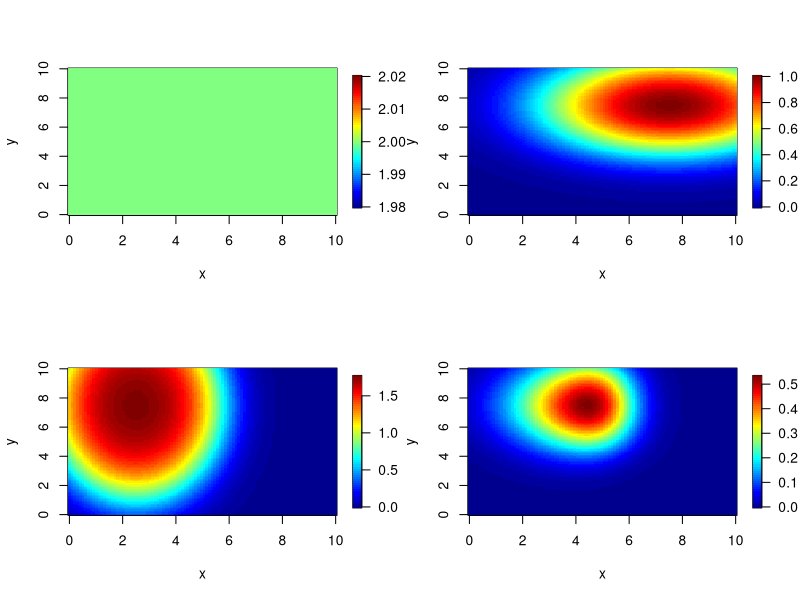
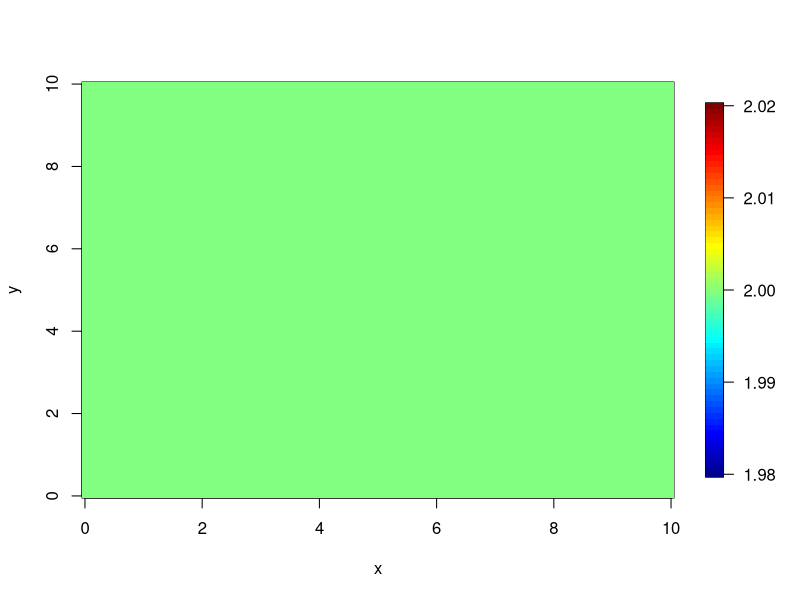
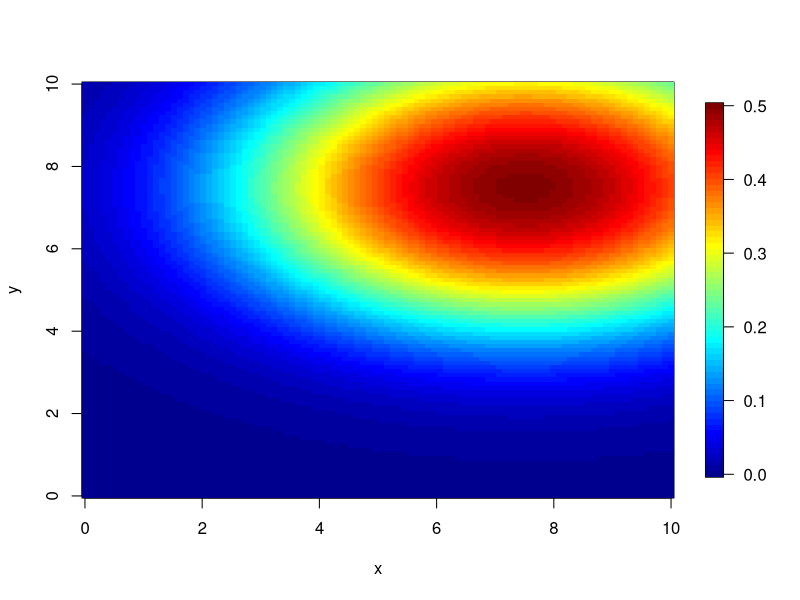
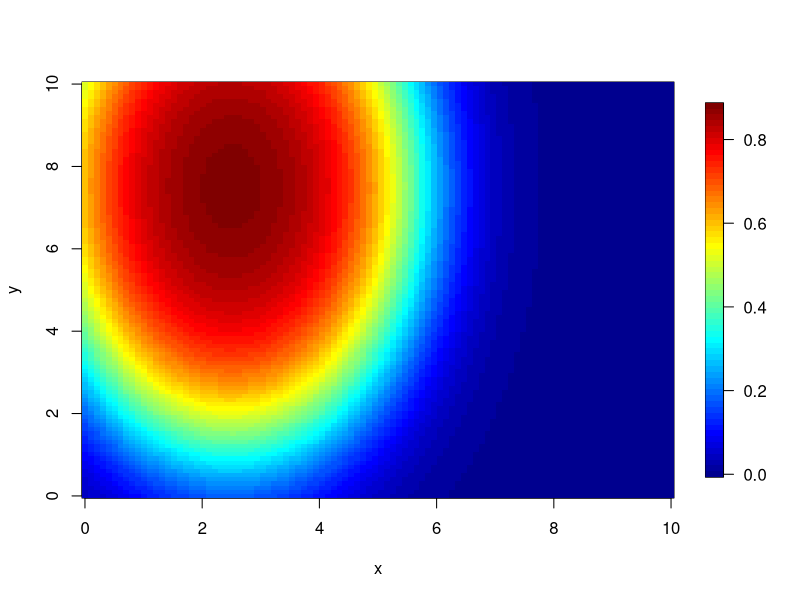
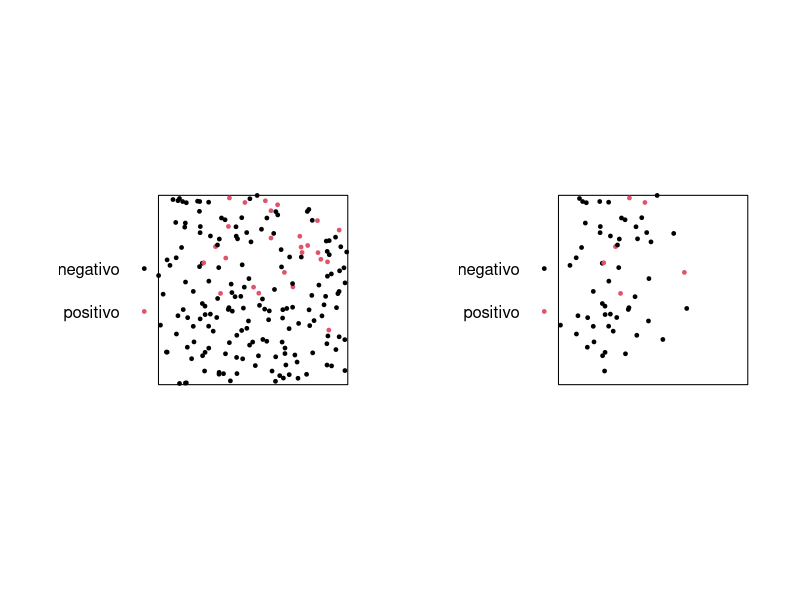
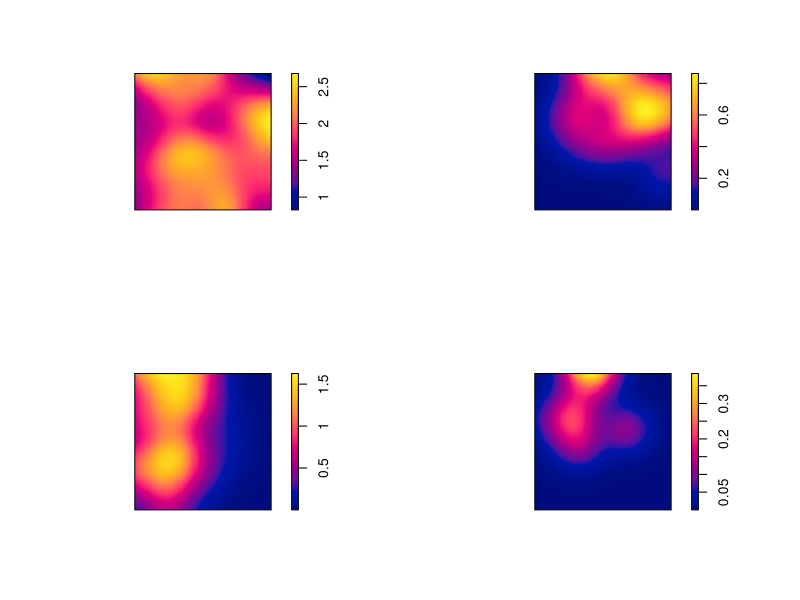
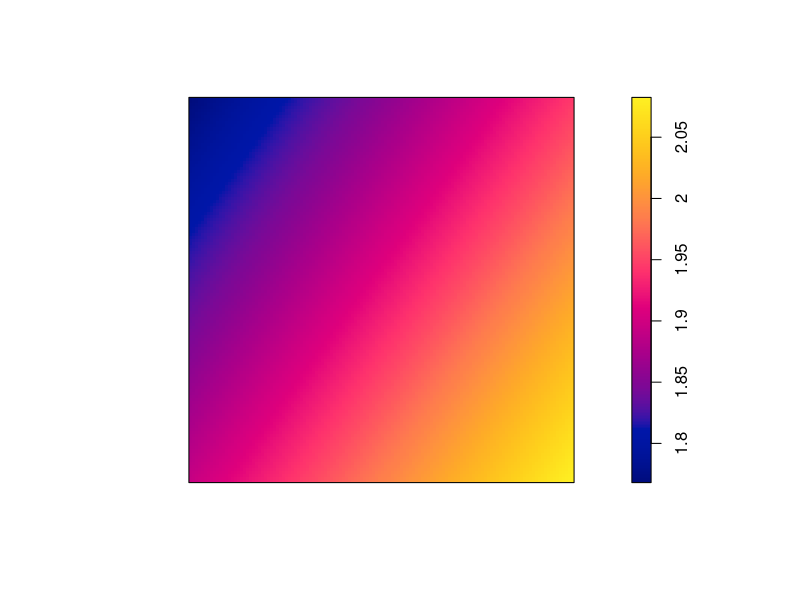
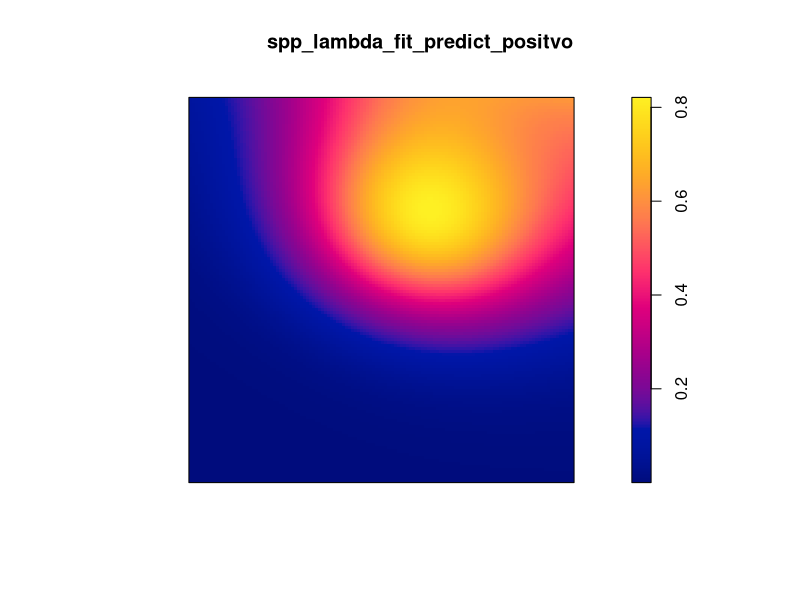

R code for these plots, in order:
library(spatstat)
library(fields)
library(mgcv)
library(psych)
library(pracma)
library(splines)
#=#=#=#=#=#=#=#=#=#=#=#=#=#=#=#=#=#=#=#=#=#=#=#=#=#=#=#=#=#=#=#=#=#=#=#
#=#=# Densidad poblacional homogenea, riesgo espacial variable, muestreo aleatorio no homogeneo
h_theta <- 7.5
k_theta <- 7.5
a_theta <- -1/16
b_theta <- -1/8
c_theta <- 0
h_pi <- 2.5
k_pi <- 7.5
a_pi <- -1/4
b_pi <- -1/16
c_pi <- 2

#=#=#=#=#=#=#=#=#=#=#=#=#=#=#=#=#=#=#=#=#=#=#=#=#=#=#=#=#=#=#=#=#=#=#=#

lambda_fun <- function(x,y){
  return(rep(2,length(x)))}
theta_fun <- function(x,y){
  return(1/(1+exp(-(c_theta+a_theta* (x-h_theta)^2+b_theta*(y-k_theta)^2))))}
pi_fun <- function(x,y){
  return(1/(1+exp(-(c_pi+a_pi * (x-h_pi)^2+b_pi*(y-k_pi)^2))))}

#=#=#=#=#=#=#=#=#=#=#=#=#=#=#=#=#=#=#=#=#=#=#=#=#=#=#=#=#=#=#=#=#=#=#=#

lambda_theta_fun <- function(x,y){
  return( lambda_fun(x,y) * theta_fun(x,y))}
lambda_pi_fun <- function(x,y){
  return( lambda_fun(x,y) * pi_fun(x,y))}
lambda_theta_pi_fun <- function(x,y){
  return( lambda_fun(x,y) * theta_fun(x,y) * pi_fun(x,y))}

#=#=#=#=#=#=#=#=#=#=#=#=#=#=#=#=#=#=#=#=#=#=#=#=#=#=#=#=#=#=#=#=#=#=#=#

grid <- expand.grid(seq(0, 10, length.out = 100),
                    seq(0, 10, length.out = 100))

imagen_plot <- function(z) {
  fields::image.plot(seq(0, 10, length.out = 100),
                     seq(0, 10, length.out = 100),
                     matrix(z, 100, 100),
                     xlab = "x", ylab = "y", main = "")
}

#=#=#=#=#=#=#=#=#=#=#=#=#=#=#=#=#=#=#=#=#=#=#=#=#=#=#=#=#=#=#=#=#=#=#=#

x11()
par(mfrow = c(2, 2))
z <- lambda_fun(grid[,1],grid[,2])
imagen_plot(z)
z <- lambda_theta_fun(grid[,1],grid[,2])
imagen_plot(z)
z <- lambda_pi_fun(grid[,1],grid[,2])
imagen_plot(z)
z <- lambda_theta_pi_fun(grid[,1],grid[,2])
imagen_plot(z)
x11()
z <- lambda_fun(grid[,1],grid[,2])
imagen_plot(z)
x11()
z <- theta_fun(grid[,1],grid[,2])
imagen_plot(z)
x11()
z <- pi_fun(grid[,1],grid[,2])
imagen_plot(z)

#=#=#=#=#=#=#=#=#=#=#=#=#=#=#=#=#=#=#=#=#=#=#=#=#=#=#=#=#=#=#=#=#=#=#=#

set.seed(123)
win <- owin(xrange = c(0, 10), yrange = c(0, 10))
spp <- rpoispp(lambda = 2, win = win)
props <- theta_fun(spp$x,spp$y)
marks(spp) <- factor(sapply(props, function(x) rbinom(1, 1, x)),
                     labels = c("negativo","positivo"),levels = c(0,1))
#props <- c(negativo = 0.30, positivo = 0.8)[spp$marks]
#Este se descomenta para Caso-Control y la siguiente linea para muestreo aleatorio
props <- pi_fun(spp$x,spp$y)
spp_sample <- spp[sapply(props, function(x) rbinom(1, 1, x)) == 1]

#=#=#=#=#=#=#=#=#=#=#=#=#=#=#=#=#=#=#=#=#=#=#=#=#=#=#=#=#=#=#=#=#=#=#=#

x11()
par(mfrow = c(1, 2))
plot(spp, cols=c(1:2), pch = 19, cex=0.5, main="")
plot(spp_sample, cols=c(1:2), pch = 19, cex=0.5, main="")
x11()
par(mfrow = c(2, 2))
plot(density(spp), main = "")
plot(density(spp[spp$marks=="positivo"]), main = "")
plot(density(spp_sample), main = "")
plot(density(spp_sample[spp_sample$marks=="positivo"]), main = "")

#=#=#=#=#=#=#=#=#=#=#=#=#=#=#=#=#=#=#=#=#=#=#=#=#=#=#=#=#=#=#=#=#=#=#=#

N_1 <- sum(spp$marks=="positivo") 
N_0 <- sum(spp$marks=="negativo")
n_1 <- sum(spp_sample$marks=="positivo") 
n_0 <- sum(spp_sample$marks=="negativo")
N_1/ (N_1 + N_0)
n_1/ (n_1 + n_0)
rho <- (n_1*N_0)/(N_1*n_0)
alfa <- (n_1/n_0)*(1+(N_0/N_1))

#=#=#=#=#=#=#=#=#=#=#=#=#=#=#=#=#=#=#=#=#=#=#=#=#=#=#=#=#=#=#=#=#=#=#

temporal <- marks(spp)
marks(spp) <- NULL
spp_lambda_fit <- ppm(spp ~ s(x,y,k=6), use.gam=TRUE)
summary(spp_lambda_fit)
spp_lambda_fit_predict <- predict(spp_lambda_fit)
x11()
plot(spp_lambda_fit_predict,xlab = "x", ylab = "y", zlab="", main = "")
marks(spp) <- temporal
rm(temporal)

#=#=#=#=#=#=#=#=#=#=#=#=#=#=#=#=#=#=#=#=#=#=#=#=#=#=#=#=#=#=#=#=#=#=#

spp_positvo <- spp[spp$marks=="positivo"]
spp_negativo <- spp[spp$marks=="negativo"]
marks(spp_positvo) <- NULL
marks(spp_negativo) <- NULL
spp_lambda_fit_positvo <- ppm(spp_positvo ~ s(x,y,k=6), use.gam=TRUE)
spp_lambda_fit_negativo <- ppm(spp_negativo ~ s(x,y,k=6), use.gam=TRUE)
spp_lambda_fit_predict_positvo <- predict(spp_lambda_fit_positvo)
spp_lambda_fit_predict_negativo <- predict(spp_lambda_fit_negativo)
risk_estimated <- spp_lambda_fit_predict_positvo/(spp_lambda_fit_predict_positvo +
                                                    spp_lambda_fit_predict_negativo)

plot(spp_lambda_fit_predict_positvo)
plot(spp_lambda_fit_predict_negativo)
plot(risk_estimated)

z_1 <-predict(spp_lambda_fit_positvo, locations=data.frame(x=grid[,1], y=grid[,2]))
z_0 <-predict(spp_lambda_fit_negativo, locations=data.frame(x=grid[,1], y=grid[,2]))
imagen_plot(z_1)
imagen_plot(z_0)
imagen_plot(z_1/(z_1+z_0))

#=#=#=#=#=#=#=#=#=#=#=#=#=#=#=#=#=#=#=#=#=#=#=#=#=#=#=#=#=#=#=#=#=#=#

spp_sample_positvo <- spp_sample[spp_sample$marks=="positivo"]
spp_sample_negativo <- spp_sample[spp_sample$marks=="negativo"]
marks(spp_sample_positvo) <- NULL
marks(spp_sample_negativo) <- NULL
spp_lambda_fit_positvo <- ppm(spp_sample_positvo ~ s(x,y,k=6), use.gam=TRUE)
spp_lambda_fit_negativo <- ppm(spp_sample_negativo ~ s(x,y,k=6), use.gam=TRUE)
spp_lambda_fit_predict_positvo <- predict(spp_lambda_fit_positvo, type="intensity",
                                          ngrid=100)
spp_lambda_fit_predict_negativo <- predict(spp_lambda_fit_negativo, type="intensity",
                                           ngrid=100)
risk_estimated <- spp_lambda_fit_predict_positvo/(spp_lambda_fit_predict_positvo+
                                                    rho*spp_lambda_fit_predict_negativo)
x11()
plot(risk_estimated)
x11()
plot(spp_lambda_fit_predict_positvo/(alfa*spp_lambda_fit_predict_negativo))

temporal <- spp_lambda_fit_predict_positvo/(alfa*spp_lambda_fit_predict_negativo)
summary(temporal)


z_1 <-predict(spp_lambda_fit_positvo, locations=data.frame(x=grid[,1], y=grid[,2]))
z_0 <-predict(spp_lambda_fit_negativo, locations=data.frame(x=grid[,1], y=grid[,2]))

x11()
par(mfrow = c(2, 2))
imagen_plot(z_1)
imagen_plot(z_0)
imagen_plot(z_1/(z_1+rho*z_0))
imagen_plot(z_1/(alfa*z_0))

#=#=#=#=#=#=#=#=#=#=#=#=#=#=#=#=#=#=#=#=#=#=#=#=#=#=#=#=#=#=#=#=#=#=#

w <- c(negativo = rho, positivo = 1)[spp_sample$marks]
theta_fit_gam <- mgcv::gam(marks~s(x,y,k=20),family = binomial(link="logit"),
                           data=spp_sample, weights = w,
                           gamma = 1)
summary(theta_fit_gam)
z <- psych::logistic(predict.gam(theta_fit_gam, newdata=data.frame(x=grid[,1], y=grid[,2])))
x11()
imagen_plot(z)
x11()
persp(matrix(z, 100, 100))
